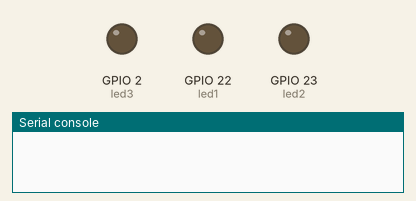
Simulated run of this program. Board: ESP32 board running MicroPython. Parts: output pins drawn as LEDs (lit = HIGH), the last lines printed to the serial console. Threads take turns every 2 ms.

Above: at 0.5 s.
At 3.0 s:
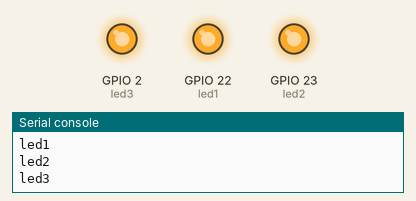
Timing chart, 0 to 10.4 s (numbered marks = the images above):
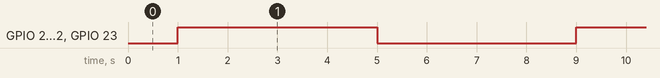

The program:

Multi_Threading_v2.py
```python
import _thread as T
import time
from machine import Pin

led1 = Pin(22,Pin.OUT)
led2 = Pin(23,Pin.OUT)
led3 = Pin(2, Pin.OUT)

def funcao_led1 (string,t):
     #led1 = Pin(22,Pin.OUT)
     time.sleep(1)
     while True:
        print(string)
        led1.on()
        time.sleep(t)
        led1.off()
        time.sleep(t)

def funcao_led2 (string,t):
    #led2 = Pin(23,Pin.OUT)
    time.sleep(1)
    while True:
        print(string)
        led2.on()
        time.sleep(t)
        led2.off()
        time.sleep(t)

def funcao_led3 (string,t):
    #led3 = Pin(2, Pin.OUT)
    time.sleep(1)
    while True:
       print(string)
       led3.on()
       time.sleep(t)
       led3.off()
       time.sleep(t)

try:
        T.start_new_thread (funcao_led1, ("led1",4))
        T.start_new_thread (funcao_led2, ("led2",4))
        T.start_new_thread (funcao_led3, ("led3",4))

except:
   print ("Erro: desabilitado para o thread")
        
```

Measured:
- by itself, GPIO 2 (led3), GPIO 22 (led1), GPIO 23 (led2): alternates HIGH for 4.0 s and LOW for 4.0 s
- by itself, everything shown: repeats every 8.0 s, in 4 steps
